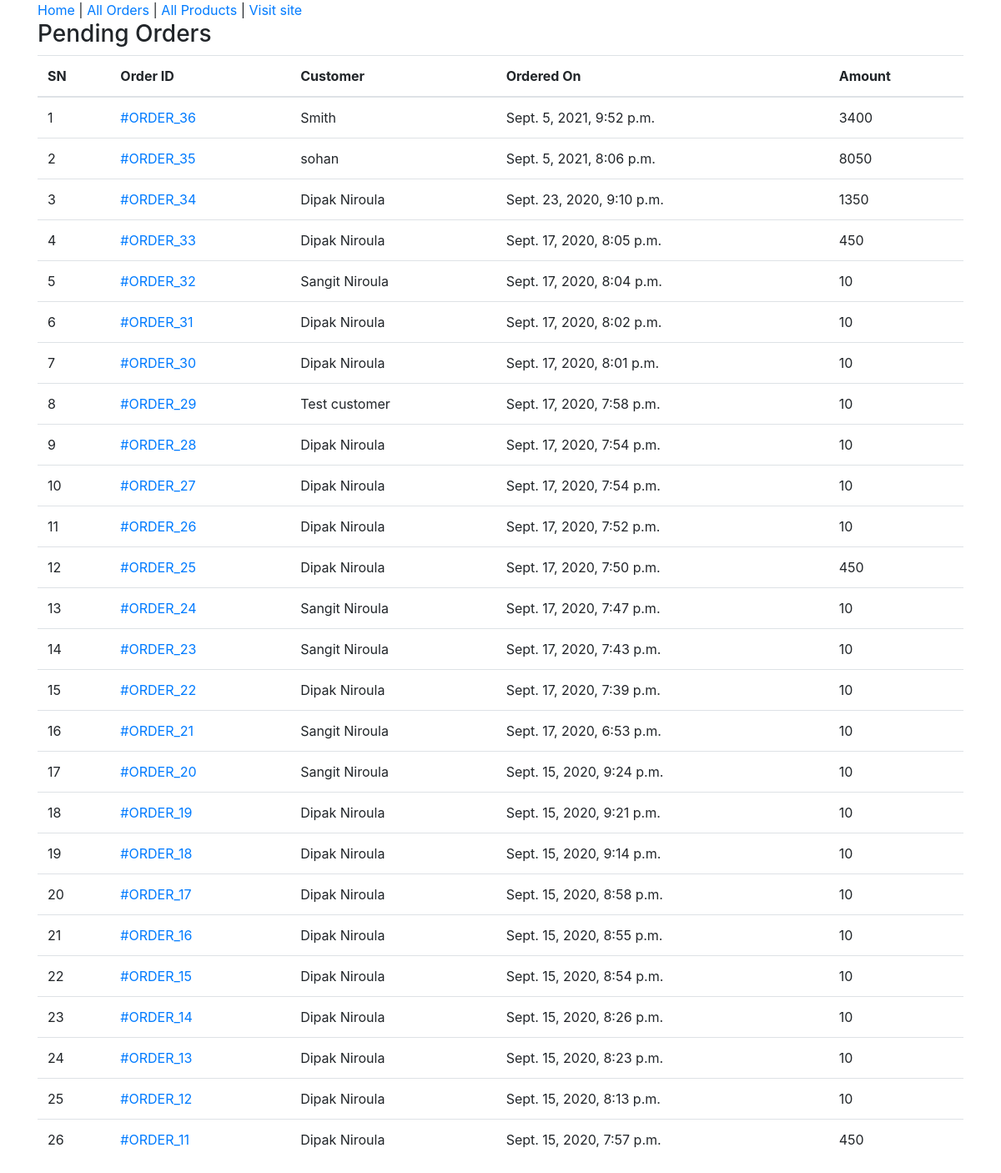
The page /admin-home/ (signed in) on the database its author committed.
### ecomapp/models.py (models this page shows, shortened)
class Order(models.Model):
    cart = models.OneToOneField(Cart, on_delete=models.CASCADE)
    ordered_by = models.CharField(max_length=200)
    shipping_address = models.CharField(max_length=200)
    mobile = models.CharField(max_length=10)
    email = models.EmailField(null=True, blank=True)
    subtotal = models.PositiveIntegerField()
    discount = models.PositiveIntegerField()
    total = models.PositiveIntegerField()
    order_status = models.CharField(max_length=50, choices=ORDER_STATUS)
    created_at = models.DateTimeField(auto_now_add=True)
    payment_method = models.CharField(
        max_length=20, choices=METHOD, default="Cash On Delivery")
    payment_completed = models.BooleanField(
        default=False, null=True, blank=True)

### ecomapp/views.py (the view)
# urls.py: path("admin-home/", AdminHomeView.as_view(), name="adminhome"),
class AdminHomeView(AdminRequiredMixin, TemplateView):
    template_name = "adminpages/adminhome.html"
    def get_context_data(self, **kwargs):
        context = super().get_context_data(**kwargs)
        context["pendingorders"] = Order.objects.filter(
            order_status="Order Received").order_by("-id")
        return context

### ecomapp/views.py (called while the page is built)
    def dispatch(self, request, *args, **kwargs):
        if request.user.is_authenticated and Admin.objects.filter(user=request.user).exists():
            pass
        else:
            return redirect("/admin-login/")
        return super().dispatch(request, *args, **kwargs)

### templates/adminpages/adminhome.html (shortened to what this page needs)
{% extends "adminpages/adminbase.html" %}
{% block content %}
<div class="container">
    <div class="row">
        <div class="col-md-12">
            <h3>Pending Orders</h3>
            <table class="table">
                <thead>
                    <tr>
                        <th>SN</th>
                        <th>Order ID </th>
                        <th>Customer</th>
                        <th>Ordered On</th>
                        <th>Amount</th>
                    </tr>
                </thead>
                <tbody>
                    {% for order in pendingorders %}
                    <tr>
                        <td>{{forloop.counter}}</td>
                        <td><a href="{% url 'ecomapp:adminorderdetail' order.id %}">#ORDER_{{order.id}}</a></td>
                        <td>{{order.ordered_by}}</td>
                        <td>{{order.created_at}}</td>
                        <td>{{order.total}}</td>
                    </tr>
                    {% endfor %}
                </tbody>
            </table>
        </div>
    </div>
</div>
{% endblock %}

### rows shown on the page
Order: id "36", ordered_by "Smith", created_at "Sept. 5, 2021, 9:52 p.m.", total "3400"
Order: id "35", ordered_by "sohan", created_at "Sept. 5, 2021, 8:06 p.m.", total "8050"
Order: id "34", ordered_by "Dipak Niroula", created_at "Sept. 23, 2020, 9:10 p.m.", total "1350"
Order: id "33", ordered_by "Dipak Niroula", created_at "Sept. 17, 2020, 8:05 p.m.", total "450"
Order: id "32", ordered_by "Sangit Niroula", created_at "Sept. 17, 2020, 8:04 p.m.", total "10"
Order: id "31", ordered_by "Dipak Niroula", created_at "Sept. 17, 2020, 8:02 p.m.", total "10"
Order: id "30", ordered_by "Dipak Niroula", created_at "Sept. 17, 2020, 8:01 p.m.", total "10"
Order: id "29", ordered_by "Test customer", created_at "Sept. 17, 2020, 7:58 p.m.", total "10"
Order: id "28", ordered_by "Dipak Niroula", created_at "Sept. 17, 2020, 7:54 p.m.", total "10"
Order: id "27", ordered_by "Dipak Niroula", created_at "Sept. 17, 2020, 7:54 p.m.", total "10"
Order: id "26", ordered_by "Dipak Niroula", created_at "Sept. 17, 2020, 7:52 p.m.", total "10"
Order: id "25", ordered_by "Dipak Niroula", created_at "Sept. 17, 2020, 7:50 p.m.", total "450"
Order: id "24", ordered_by "Sangit Niroula", created_at "Sept. 17, 2020, 7:47 p.m.", total "10"
Order: id "23", ordered_by "Sangit Niroula", created_at "Sept. 17, 2020, 7:43 p.m.", total "10"
Order: id "22", ordered_by "Dipak Niroula", created_at "Sept. 17, 2020, 7:39 p.m.", total "10"
Order: id "21", ordered_by "Sangit Niroula", created_at "Sept. 17, 2020, 6:53 p.m.", total "10"
Order: id "20", ordered_by "Sangit Niroula", created_at "Sept. 15, 2020, 9:24 p.m.", total "10"
Order: id "19", ordered_by "Dipak Niroula", created_at "Sept. 15, 2020, 9:21 p.m.", total "10"
Order: id "18", ordered_by "Dipak Niroula", created_at "Sept. 15, 2020, 9:14 p.m.", total "10"
Order: id "17", ordered_by "Dipak Niroula", created_at "Sept. 15, 2020, 8:58 p.m.", total "10"
Order: id "16", ordered_by "Dipak Niroula", created_at "Sept. 15, 2020, 8:55 p.m.", total "10"
Order: id "15", ordered_by "Dipak Niroula", created_at "Sept. 15, 2020, 8:54 p.m.", total "10"
Order: id "14", ordered_by "Dipak Niroula", created_at "Sept. 15, 2020, 8:26 p.m.", total "10"
Order: id "13", ordered_by "Dipak Niroula", created_at "Sept. 15, 2020, 8:23 p.m.", total "10"
Order: id "12", ordered_by "Dipak Niroula", created_at "Sept. 15, 2020, 8:13 p.m.", total "10"
Order: id "11", ordered_by "Dipak Niroula", created_at "Sept. 15, 2020, 7:57 p.m.", total "450"
